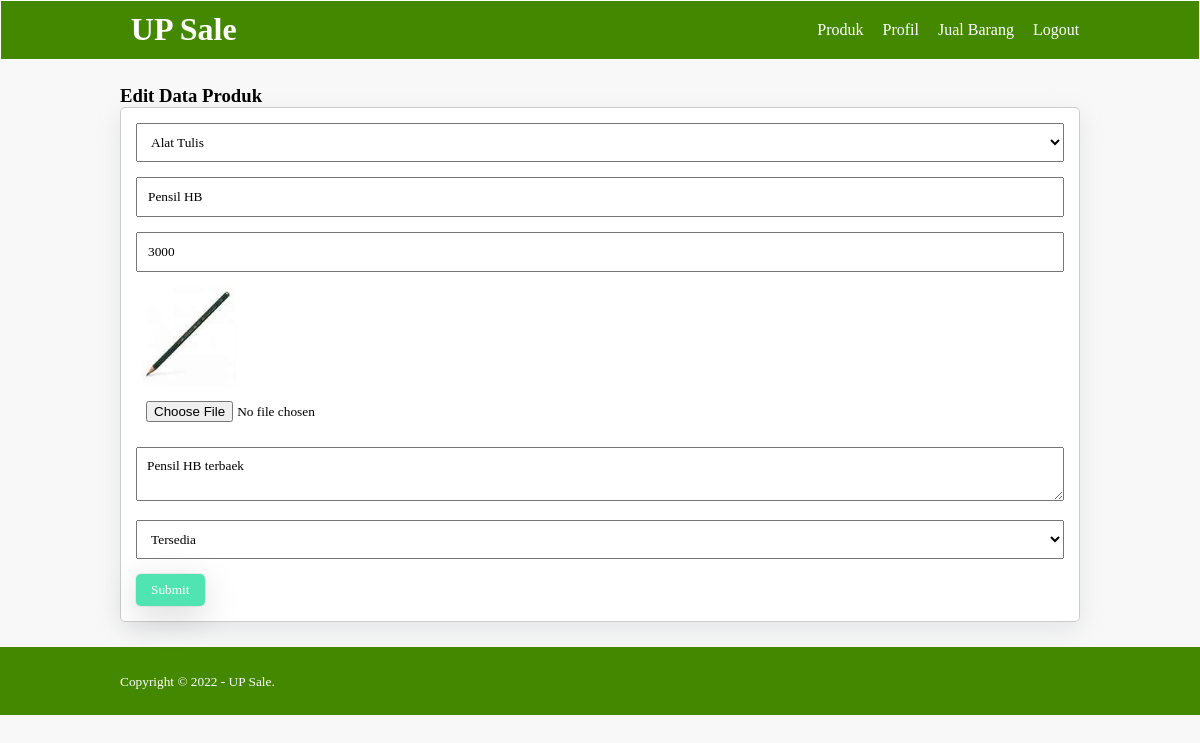
Page /edit-produk.php?id=18 (signed in) on the committed database.
### tables this page shows
CREATE TABLE `tb_product` (
  `product_id` int(11) NOT NULL,
  `category_id` int(11) NOT NULL,
  `user_id` int(11) NOT NULL,
  `product_name` varchar(30) NOT NULL,
  `product_price` int(11) NOT NULL,
  `product_description` text NOT NULL,
  `product_image` varchar(100) NOT NULL,
  `product_status` tinyint(1) NOT NULL,
  `date_created` timestamp NOT NULL DEFAULT current_timestamp()
);

CREATE TABLE `tb_category` (
  `category_id` int(11) NOT NULL,
  `category_name` varchar(30) NOT NULL
);

### edit-produk.php (the view, shortened to what this page needs)
<?php
    include 'db.php';
    $produk = mysqli_query($conn, "SELECT * FROM tb_product WHERE product_id = '".$_GET['id']."' ");
    $p = mysqli_fetch_object($produk);
?>
<!DOCTYPE html>
<html lang="en">
<head>
    <link rel="stylesheet" type="text/css" href="css/style.css">
</head>
<body>
    <header>
        <div class="container">
            <h1><a href="dashboard.php">UP Sale</a></h1>
                <ul>
                    <li><a href="dashboard.php">Produk</a></li>
                    <li><a href="profil.php">Profil</a></li>
                    <li><a href="data-produk.php">Jual Barang</a></li>
                    <li><a href="logout.php">Logout</a></li>
                </ul>
        </div>
    </header>
    <div class="section">
        <div class="container">
            <h3>Edit Data Produk</h3>
            <div class="box">
                <form action="" method="POST" enctype="multipart/form-data">
                    <select class="input-control" name="kategori" required>
                        <?php
                            $kategori = mysqli_query($conn, "SELECT * FROM tb_category ORDER BY category_id DESC" );
                            while($r = mysqli_fetch_array($kategori)){
                        ?>
                        <option value="<?php echo $r['category_id'] ?>" <?php echo ($r['category_id'] == $p->category_id)?'selected':''; ?>><?php echo $r['category_name'] ?></option>
                        <?php } ?>
                    </select>
                    <input type="text" name="nama" class="input-control" placeholder="Nama Produk" value="<?php echo $p->product_name ?>" required>
                    <input type="text" name="harga" class="input-control" placeholder="Harga" value="<?php echo $p->product_price ?>" required>
                    <img src="produk/<?php echo $p->product_image ?>" width="100px">
                    <input type="file" name="gambar" class="input-control">
                    <textarea class="input-control" name="deskripsi" placeholder="Deskripsi"><?php echo $p->product_description ?></textarea>
                    <select class="input-control" name="status">
                        <option value="1" <?php echo ($p->product_status == 1)?'selected':''; ?>>Tersedia</option>
                    </select>
                    <input type="submit" name="submit" value="Submit" class="btn">
                </form>
            </div>
        </div>
    </div>
    <footer>
        <div class="container">
            <small>Copyright &copy; 2022 - UP Sale. </small>
        </div>
    </footer>
</body>
</html>

### css/style.css (style rules this page uses)
* { padding: 0; margin: 0; font-family: 'Quicksand', sand-serif; }
body { background-color: #f8f8f8; }
a { color: inherit; text-decoration: none; }
.input-control { width:100%; padding:10px; margin-bottom: 15px; box-sizing: border-box; }
.btn { padding: 8px 15px; background-color: rgb(81, 228, 179); color: #fff; border: none; cursor: pointer; border-radius: 5px; box-shadow: rgba(0, 0, 0, 0.16) 0px 10px 36px 0px, rgba(0, 0, 0, 0.06) 0px 0px 0px 1px; }
header { border:1px solid; background-color: rgb(68, 136, 0); color: #fff; }
header h1 { float: left; padding:10px; }
header ul { float: right; }
header ul li { display: inline-block; }
header ul li a { padding:20px 0 20px 15px; display:inline-block; }
footer { padding:25px 0; background-color: rgb(68, 136, 0); color: #fff }
.container { width: 80%; margin:0 auto; }
.container:after { content: ''; display: block; clear: both; }
.section { padding:25px 0; }
.box { background-color: #fff; border:1px solid #ccc; padding:15px; box-sizing: border-box; margin:10px 0 25 0; border-radius: 5px; box-shadow: rgba(149, 157, 165, 0.2) 0px 8px 24px; }
.box:after { content: ''; display: block; clear: both; }

### rows in the picture
tb_product: kategori "Alat Tulis", nama "Pensil HB", harga "3000", product_image (picture), deskripsi "Pensil HB terbaek", status "Tersedia"
